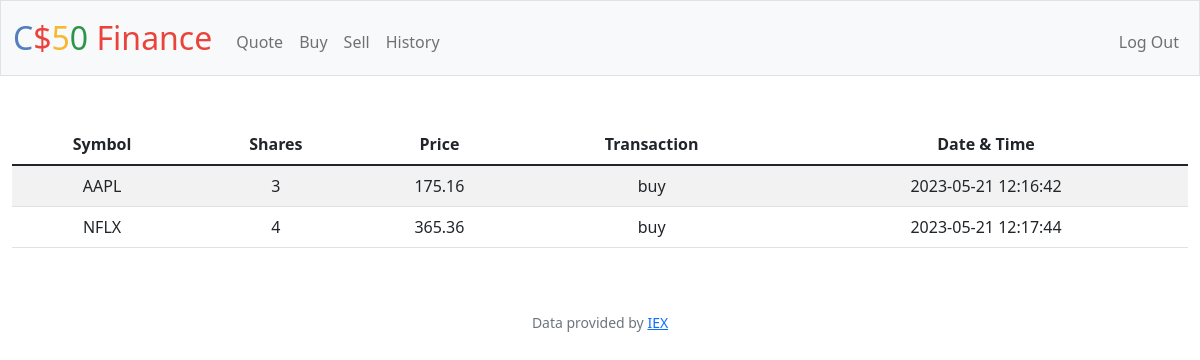
/history (signed in), run on an earlier commit of the app's database.
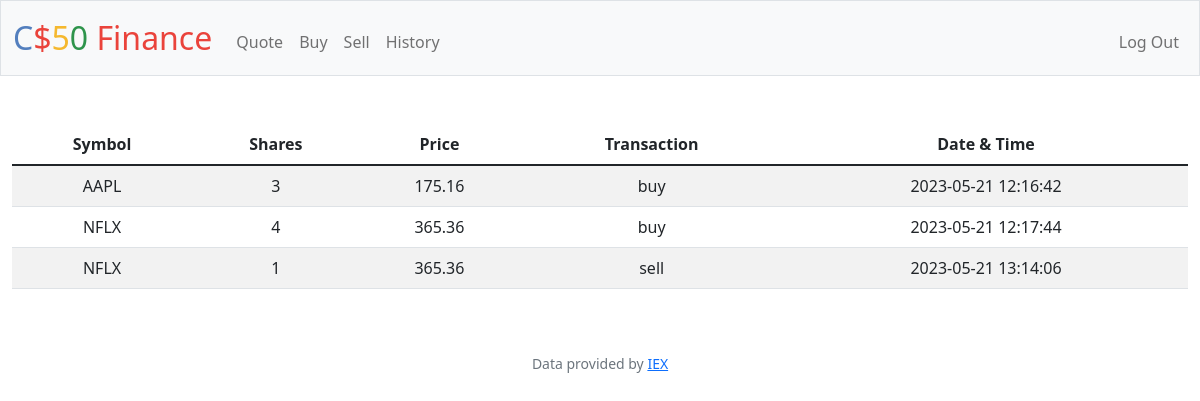
And on a later commit of the database.
### tables this page shows
CREATE TABLE history (
    username_id INTEGER NOT NULL,
    symbol TEXT NOT NULL,
    transaction_type TEXT NOT NULL,
    shares INTEGER NOT NULL DEFAULT 0,
    price REAL NOT NULL,
    history TIMESTAMP DEFAULT CURRENT_TIMESTAMP,
    FOREIGN KEY (username_id) REFERENCES users(id)
);

### app.py (the view)
@app.route("/history")
@login_required
def history():
    current_user = session["user_id"]
    history_transactions = db.execute("SELECT symbol, transaction_type, shares, price, history FROM history WHERE username_id = ?", current_user)
    if not history:
        return apology("No history")
    return render_template("history.html", history_transactions = history_transactions)

### app.py (called while the page is built)
@app.after_request
def after_request(response):
    response.headers["Cache-Control"] = "no-cache, no-store, must-revalidate"
    response.headers["Expires"] = 0
    response.headers["Pragma"] = "no-cache"
    return response

### helpers.py (called while the page is built)
def login_required(f):
    @wraps(f)
    def decorated_function(*args, **kwargs):
        if session.get("user_id") is None:
            return redirect("/login")
        return f(*args, **kwargs)
    return decorated_function

### templates/history.html (shortened to what this page needs)
{% extends "layout.html" %}
{% block main %}
    <table class="table table-striped">
        <thead>
            <tr>
                <th scope="col">Symbol</th>
                <th scope="col">Shares</th>
                <th scope="col">Price</th>
                <th scope="col">Transaction</th>
                <th scope="col">Date & Time</th>
            </tr>
        </thead>
        <tbody>
            {% for hist in history_transactions %}
                <tr>
                    <td>{{ hist.symbol }}</td>
                    <td>{{ hist.shares }}</td>
                    <td>{{ hist.price }}</td>
                    <td>{{ hist.transaction_type }}</td>
                    <td>{{ hist.history }}</td>
                </tr>
            {% endfor %}
        </tbody>
    </table>
{% endblock %}

### templates/layout.html (shortened to what this page needs)
<!DOCTYPE html>
<html lang="en">
    <head>
        <link href="https://cdn.jsdelivr.net/npm/bootstrap@5.1.3/dist/css/bootstrap.min.css" rel="stylesheet">
        <link href="/static/styles.css" rel="stylesheet">
    </head>
    <body>
        <nav class="bg-light border navbar navbar-expand-md navbar-light">
            <div class="container-fluid">
                <a class="navbar-brand" href="/"><span class="blue">C</span><span class="red">$</span><span class="yellow">5</span><span class="green">0</span> <span class="red">Finance</span></a>
                <div class="collapse navbar-collapse" id="navbar">
                    {% if session["user_id"] %}
                        <ul class="navbar-nav me-auto mt-2">
                            <li class="nav-item"><a class="nav-link" href="/quote">Quote</a></li>
                            <li class="nav-item"><a class="nav-link" href="/buy">Buy</a></li>
                            <li class="nav-item"><a class="nav-link" href="/sell">Sell</a></li>
                            <li class="nav-item"><a class="nav-link" href="/history">History</a></li>
                        </ul>
                        <ul class="navbar-nav ms-auto mt-2">
                            <li class="nav-item"><a class="nav-link" href="/logout">Log Out</a></li>
                        </ul>
                    {% else %}
                        <ul class="navbar-nav ms-auto mt-2">
                            <li class="nav-item"><a class="nav-link" href="/register">Register</a></li>
                            <li class="nav-item"><a class="nav-link" href="/login">Log In</a></li>
                        </ul>
                    {% endif %}
                </div>
            </div>
        </nav>
        <main class="container-fluid py-5 text-center">
            {% block main %}{% endblock %}
        </main>
        <footer class="mb-5 small text-center text-muted">
            Data provided by <a href="https://iexcloud.io/">IEX</a>
        </footer>
    </body>
</html>

### static/styles.css (style rules this page uses)
nav .navbar-brand { font-size: xx-large; }
nav .navbar-brand .blue { color: #537fbe; }
nav .navbar-brand .red { color: #ea433b; }
nav .navbar-brand .yellow { color: #f5b82e; }
nav .navbar-brand .green { color: #2e944b; }

What changed in the data, as far as the page shows it:
added history: symbol "NFLX", shares "1", price "365.36", transaction_type "sell", history "2023-05-21 13:14:06"
